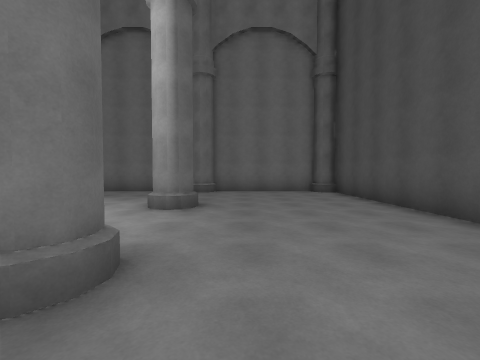
[1] (above)

14 first-person views from a walk through a 3-D level made in the Unity game engine. The camera is 1.4 m above the floor, tilts 2° down and sees 90° across. The floor is counted in squares, 2 m on a side. Each view is taken from the middle of a square. On the plan, view 1 faces up. The plan holds only what a view shows up to about 9 squares ahead; the rest is blank. The place goes on beyond the plan. The player character is not drawn. Some surface patterns are stand-ins.

[2]
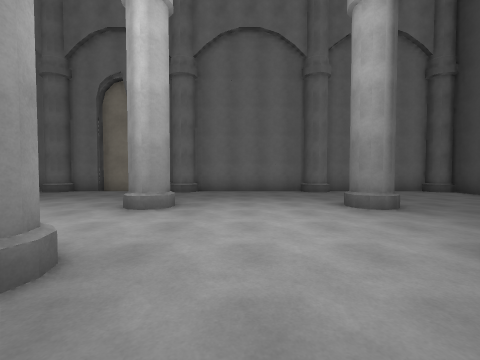

[3]
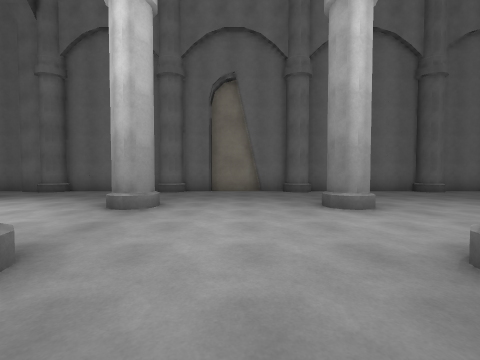

[4]
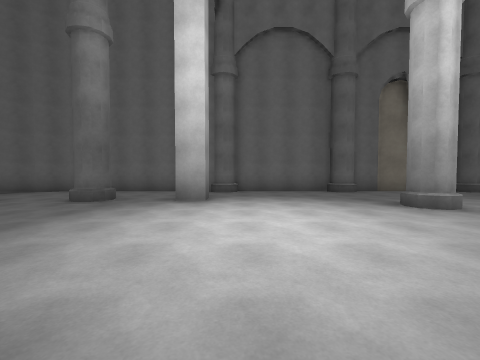

[5]
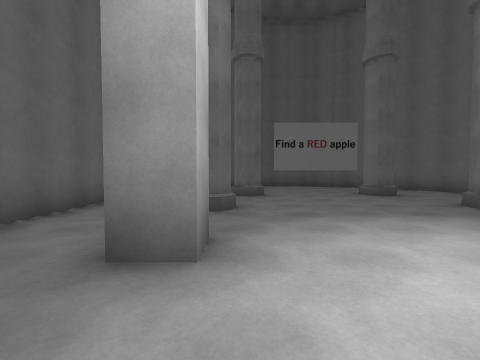

[6]
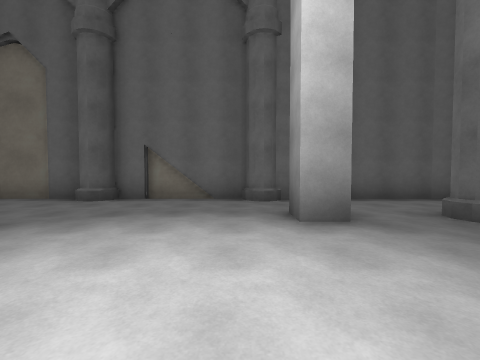

[7]
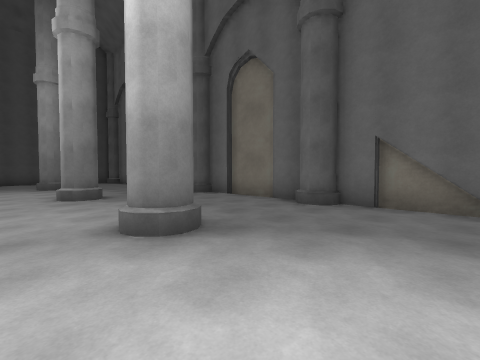

[8]
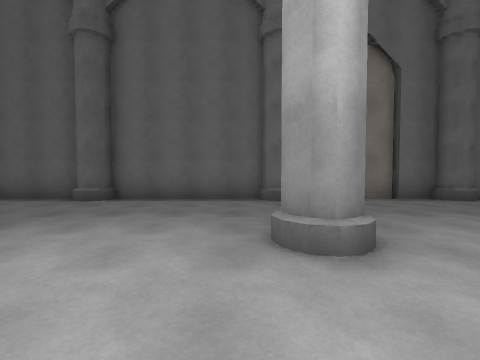

[9]
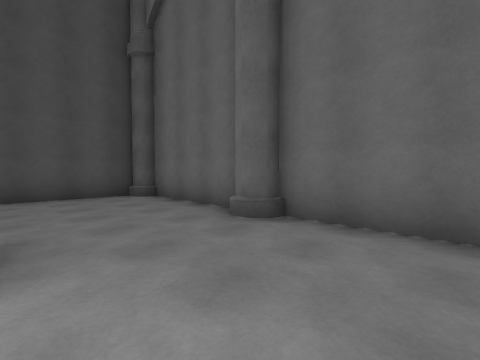

[10]
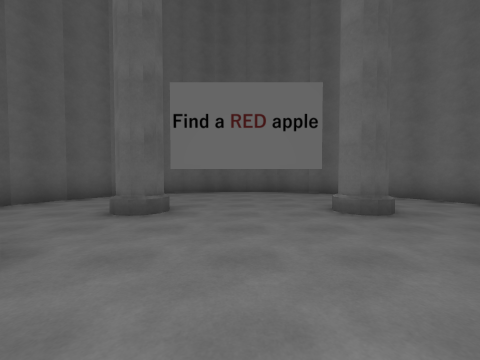

[11]
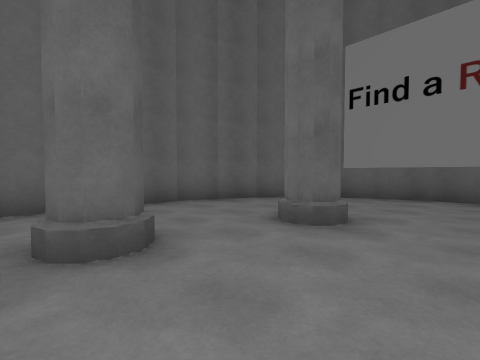

[12]
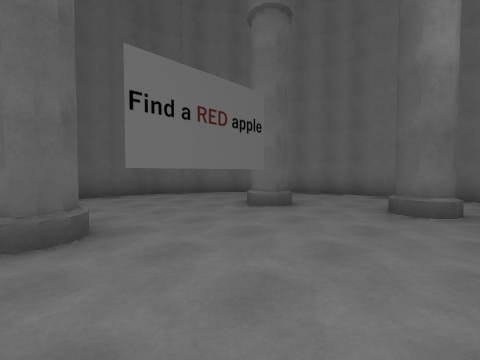

[13]
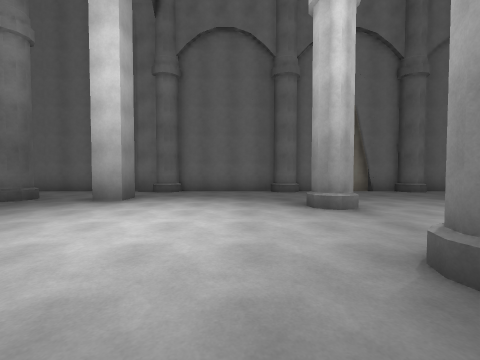

[14]
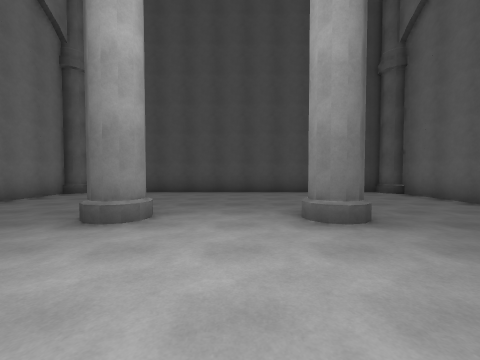

### Floor plan
Key: @ floor where view 1 was taken; # wall or solid block; . floor; T thing the floor can be seen under or through.
Columns run from 25 left of view 1 to 4 right of it. Each row starts with its distance up from view 1.
  9     #########################
  8   ###.......................##
  7  ##..........................#
  6  #.....#..#..................#
  5 ##...T.........#...#....#....#
  4 #....T.......................#
  3 #....T.......................#
  2 ##...T.........#...#....#....#
  1  #...#.......................#
  0  #.....#..#..............@...#
 -1   #..........................#
 -2   ####....#....#...#....#...##
 -3      ########################

Positions as (right, up) in squares from view 1, and headings:
1: (0, 0), facing up
2: (-4, 0), facing up
3: (-8, 0), facing up
4: (-14, 0), facing up
5: (-13, 1), facing left
6: (-14, 4), facing down
7: (-13, 3), facing down-right
8: (-5, 4), facing down
9: (-4, 1), facing down-right
10: (-16, 3), facing left
11: (-17, 3), facing down-left
12: (-17, 1), facing up-left
13: (-12, 0), facing up
14: (-5, 3), facing right
